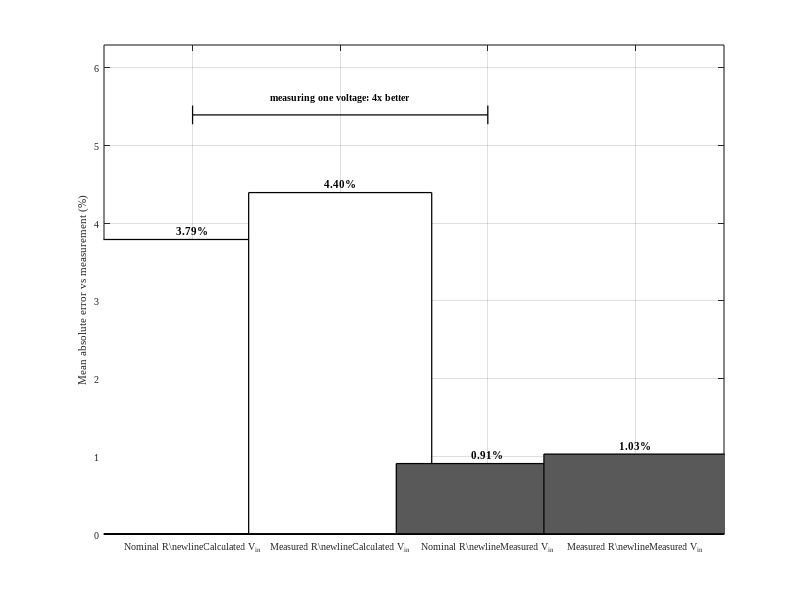

The MATLAB script that drew this image: (Note: this script raises an error after producing the figure.)
%% make_paper_figures.m
% Generates Figures 11 and 12 for the PGA wide-bandgap switch paper.
%
%   Figure 11 - Mean absolute error under four modelling assumptions
%   Figure 12 - Residual between measured and predicted output, by gain tier
%
% Both are drawn in greyscale so they remain readable when the proceedings
% are printed in monochrome. Series are separated by fill value rather than
% by colour, since hue is lost in a black and white print and green and
% orange desaturate to nearly the same grey.
%
% Outputs 300 dpi PNGs sized for a single IEEE column (3.4 in wide).
%
% Run this after demo_twin_vs_measured.m, which produces the simulated
% values this script cross-checks against.

clear; clc; close all;

%% ---------------- Source data ----------------
% Fixed circuit values, measured off the board (Individual Resistors tab)
Rf_meas = 98.35e3;      % ohm, measured feedback resistor
Rf_nom  = 100e3;        % ohm, nominal feedback resistor

% Input voltage, two candidates:
Vin_calc = 0.468;       % V, computed from the divider using nominal parts
Vin_meas = 0.485;       % V, measured at pin 3, all nine states (Node Voltages tab)

labels = {'Si Low','GaN Low','SiC Low', ...
          'Si Mid','GaN Mid','SiC Mid', ...
          'Si High','GaN High','SiC High'};

% Measured branch input resistances (Individual Resistors tab, Assembled Rin)
Rin_meas = [99210, 99140, 99240, ...
            23910, 23880, 23900, ...
            10585, 10662, 10661];      % state 8 is 9.99k + 0.672k

% Nominal branch input resistances
Rin_nom  = [100e3, 100e3, 100e3, ...
            24.2e3, 24.2e3, 24.2e3, ...
            10.68e3, 10.68e3, 10.68e3];

% Mean measured output, five trials per state (Vout Trials tab)
Vout_meas = [0.985, 0.979, 0.984, ...
             2.5032, 2.5000, 2.5030, ...
             5.0222, 4.9352, 4.9852];

% Largest per-state standard deviation across the five trials, in volts.
% This sets the noise floor drawn on Figure 12.
noise_floor_V = 0.0004;

%% ---------------- Error budget, four assumption cases ----------------
predict = @(vin, rin, rf) vin .* (1 + rf ./ rin);
meanAbsErr = @(pred) mean(abs(Vout_meas - pred) ./ Vout_meas) * 100;
worstErr   = @(pred) max(abs(Vout_meas - pred) ./ Vout_meas) * 100;

cases = { ...
  'Nominal R\newlineCalculated V_{in}',  predict(Vin_calc, Rin_nom,  Rf_nom); ...
  'Measured R\newlineCalculated V_{in}', predict(Vin_calc, Rin_meas, Rf_meas); ...
  'Nominal R\newlineMeasured V_{in}',    predict(Vin_meas, Rin_nom,  Rf_nom); ...
  'Measured R\newlineMeasured V_{in}',   predict(Vin_meas, Rin_meas, Rf_meas)};

mae = cellfun(@(pred) meanAbsErr(pred), cases(:,2));
wst = cellfun(@(pred) worstErr(pred),   cases(:,2));

fprintf('Mean absolute error under four modelling assumptions\n');
fprintf('%-34s %10s %10s\n', 'Assumption', 'Mean', 'Worst');
for k = 1:4
    fprintf('%-34s %9.2f%% %9.2f%%\n', ...
        strrep(cases{k,1}, '\newline', ' / '), mae(k), wst(k));
end
fprintf('\n');

%% ---------------- Residuals against each branch own prediction ----------
Vout_pred = predict(Vin_meas, Rin_meas, Rf_meas);
resid_pct = (Vout_meas - Vout_pred) ./ Vout_pred * 100;

tiers = {'Low','Mid','High'};
techs = {'Si','SiC','GaN'};
R = zeros(3,3);                       % rows are tiers, columns are technologies
for t = 1:3
    for d = 1:3
        idx = find(strcmp(labels, sprintf('%s %s', techs{d}, tiers{t})));
        R(t,d) = resid_pct(idx);
    end
end

fprintf('Residual, measured minus predicted, as a percentage of prediction\n');
fprintf('%-6s %9s %9s %9s\n', 'Tier', techs{:});
for t = 1:3
    fprintf('%-6s %+8.2f%% %+8.2f%% %+8.2f%%\n', tiers{t}, R(t,:));
end
fprintf('\n');

%% ================= FIGURE 11, error budget =================
f11 = figure('Color','w','Units','inches','Position',[1 1 3.4 2.4]);
ax = axes(f11); hold(ax,'on');

% Two assumption groups distinguished by fill value, not by colour:
% white bars assume the input voltage, dark bars use the measured value.
faceVals = [1 1 1; 1 1 1; 0.35 0.35 0.35; 0.35 0.35 0.35];
for k = 1:4
    bar(ax, k, mae(k), 0.62, 'FaceColor', faceVals(k,:), ...
        'EdgeColor','k', 'LineWidth', 0.9);
    text(ax, k, mae(k)+0.12, sprintf('%.2f%%', mae(k)), ...
        'HorizontalAlignment','center', 'FontSize', 8, ...
        'FontWeight','bold', 'FontName','Times New Roman');
end

% Annotate the improvement from measuring the input voltage
yA = max(mae) + 1.0;
plot(ax, [1 3], [yA yA], 'k-', 'LineWidth', 0.9);
plot(ax, [1 1], [yA-0.12 yA+0.12], 'k-', 'LineWidth', 0.9);
plot(ax, [3 3], [yA-0.12 yA+0.12], 'k-', 'LineWidth', 0.9);
text(ax, 2, yA+0.22, 'measuring one voltage: 4x better', ...
    'HorizontalAlignment','center', 'FontSize', 7.5, ...
    'FontWeight','bold', 'FontName','Times New Roman');

set(ax, 'XTick', 1:4, 'XTickLabel', cases(:,1), ...
    'FontName','Times New Roman', 'FontSize', 7, ...
    'XLim', [0.4 4.6], 'YLim', [0 yA+0.9], 'Box','on', 'LineWidth', 0.8);
ylabel(ax, 'Mean absolute error vs measurement (%)', ...
    'FontName','Times New Roman', 'FontSize', 8);
grid(ax,'on'); ax.GridLineStyle = ':'; ax.YGrid = 'on'; ax.XGrid = 'off';
ax.Layer = 'top';

exportgraphics(f11, 'fig11_error_budget.png', 'Resolution', 300);

%% ================= FIGURE 12, residuals by tier =================
f12 = figure('Color','w','Units','inches','Position',[1 1 3.4 2.3]);
ax2 = axes(f12); hold(ax2,'on');

b = bar(ax2, R, 'grouped', 'EdgeColor','k', 'LineWidth', 0.7);
% Three distinct fill values so the series survive a monochrome print
b(1).FaceColor = [0.25 0.25 0.25];   % Si,  solid dark
b(2).FaceColor = [0.62 0.62 0.62];   % SiC, mid grey
b(3).FaceColor = [1.00 1.00 1.00];   % GaN, white with black edge

% Noise floor band, expressed as a percentage of the smallest output
nf_pct = noise_floor_V / min(Vout_meas) * 100;
xl = [0.4 3.6];
patch(ax2, [xl fliplr(xl)], [-nf_pct -nf_pct nf_pct nf_pct], ...
    [0.75 0.75 0.75], 'EdgeColor','none', 'FaceAlpha', 0.65);
uistack(findobj(ax2,'Type','patch'), 'bottom');
text(ax2, 3.55, nf_pct+0.06, 'noise floor', 'HorizontalAlignment','right', ...
    'FontSize', 6.5, 'FontAngle','italic', 'FontName','Times New Roman');

% Value labels above and below each bar
for d = 1:3
    for t = 1:3
        xpos = b(d).XEndPoints(t);
        v = R(t,d);
        if v >= 0, off = 0.07; va = 'bottom'; else, off = -0.07; va = 'top'; end
        text(ax2, xpos, v+off, sprintf('%+.2f', v), ...
            'HorizontalAlignment','center', 'VerticalAlignment', va, ...
            'FontSize', 6, 'FontName','Times New Roman');
    end
end

yline(ax2, 0, 'k-', 'LineWidth', 0.8);
set(ax2, 'XTick', 1:3, 'XTickLabel', tiers, 'XLim', xl, ...
    'FontName','Times New Roman', 'FontSize', 8, 'Box','on', 'LineWidth', 0.8);
xlabel(ax2, 'Gain tier', 'FontName','Times New Roman', 'FontSize', 8);
ylabel(ax2, '(Measured - Predicted) / Predicted  (%)', ...
    'FontName','Times New Roman', 'FontSize', 8);
legend(ax2, b, techs, 'Location','northeast', 'Orientation','horizontal', ...
    'Box','off', 'FontSize', 7.5, 'FontName','Times New Roman');
ylim(ax2, [min(R(:))-0.5, max(R(:))+0.7]);
grid(ax2,'on'); ax2.GridLineStyle = ':'; ax2.YGrid = 'on'; ax2.XGrid = 'off';
ax2.Layer = 'top';

exportgraphics(f12, 'fig12_residuals.png', 'Resolution', 300);

fprintf('Written: fig11_error_budget.png and fig12_residuals.png (300 dpi)\n');
fprintf('Noise floor drawn at %.3f %% of the smallest measured output.\n', nf_pct);
